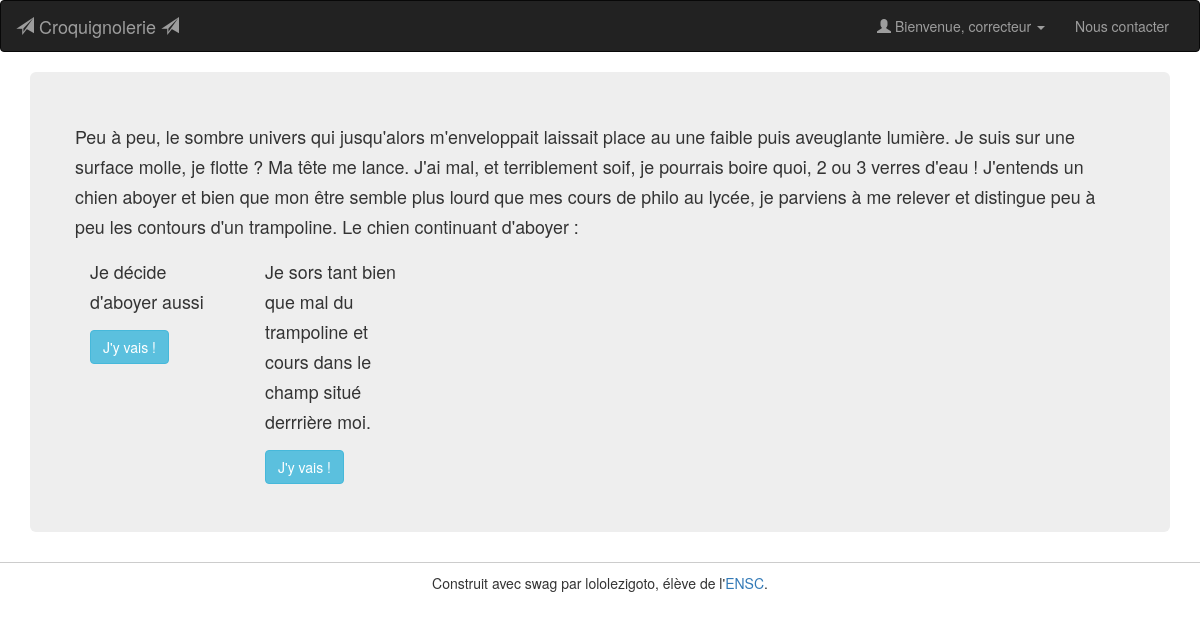
The app's page /firstpage.php?id=1 (signed in) with its own data.
### tables this page shows
CREATE TABLE `pages` (
  `id_pages` int(11) NOT NULL,
  `text_page` text,
  `id_histoire` int(11) DEFAULT NULL,
  `desc_courte` text,
  `est_victoire_echec` tinyint(4) NOT NULL DEFAULT '1' COMMENT '0 pour echec, 1 pour ni victoire ni defaite, 2 pour victoire'
);

CREATE TABLE `liens_pages` (
  `id_lien` int(11) NOT NULL,
  `id_page_depart` int(11) DEFAULT NULL,
  `id_page_arrivee` int(11) NOT NULL,
  `id_histoire` int(11) NOT NULL
);

### firstpage.php (the view, shortened to what this page needs)
<?php
$id = $_GET["id"];
$titrehistoire = $_GET["story"];
?>
<!doctype html>
<html>
<?php include("includes/connect.php");
$maRequete = "SELECT * FROM pages WHERE id_pages = 1";
    $response = $BDD->query($maRequete);
    $ligne = $response->fetch();
    $idpage = $ligne["id_pages"];
    $texte = $ligne["text_page"];
    $idhistoire = $ligne["id_histoire"];
?>
<head>
    <link href="lib/bootstrap/css/bootstrap.min.css" rel="stylesheet">
    <link href="css/style.css" rel="stylesheet">
</head>
<body>
<?php
if(!empty($_SESSION['user']))
    include("includes/navbar_connected.php");
else
    include("includes/navbar.php");
?>
<div class="container">
        <div class="jumbotron">
            <div class="row">
                <div class="col- 1">
                    <p><small><?= $texte?></small></p>
                </div>
                <?php
                $maRequete2 = "SELECT * FROM liens_pages WHERE id_histoire = $id AND id_page_depart = $idpage";
                $response2 = $BDD->query($maRequete2);
                $nbchoix = $response2->rowCount();
                foreach ($response2 as $ligne2)
                {
                    $idpagechoix = $ligne2["id_page_arrivee"];
                    $maRequete3 = "SELECT * FROM pages WHERE id_pages = $idpagechoix";
                    $response3 = $BDD->query($maRequete3);
                    $ligne3 = $response3->fetch();
                    $descourte = $ligne3["desc_courte"];
                    ?>
                    <div class="col-sm-<?=$nbchoix?>">
                    <p><small><?= $descourte?></small></p>
                    <a href="page.php?story=<?=$titrehistoire?>&idstory=<?=$idhistoire?>&idpage=<?=$idpagechoix?>" class="btn btn-info" role="button"> J'y vais !</a>
                </div>
                <?php
                }
                ?>
            </div>
        </div>
            </div>
    <footer class="footer">
    Construit avec swag par lololezigoto, élève de l'<a href="https://www.ensc.fr">ENSC</a>.
</footer></div>
<script src="lib/bootstrap/js/bootstrap.min.js"></script></body>
</html>

### css/style.css (style rules this page uses)
.footer { border-top: 1px solid #ccc; padding-top: 10px; margin-bottom: 10px; text-align: center; }

### records on screen
pages: text_page "Peu à peu, le sombre univers qui jusqu'alors m'enveloppait laissait place au une faible puis aveuglante lumière. Je suis sur une surface molle, je flotte ? Ma tête me lance. J'ai mal, et terriblement soif, je pourrais boire quoi, 2 ou 3 verres d'eau ! J'entends un chien aboyer et bien que mon être semble plus lourd que mes cours de philo au lycée, je parviens à me relever et distingue peu à peu les contours d'un trampoline. Le chien continuant d'aboyer :"
liens_pages: id_page_arrivee.desc_courte "Je décide d'aboyer aussi"
liens_pages: id_page_arrivee.desc_courte "Je sors tant bien que mal du trampoline et cours dans le champ situé derrrière moi."

### other values on screen
$_SESSION['user'] "correcteur"
